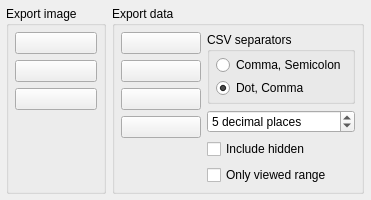
          <widget class="QWidget" name="CSV">
           <attribute name="icon">
            <iconset resource="../../resources.qrc">
             <normaloff>:/images/icons/export.png</normaloff>:/images/icons/export.png</iconset>
           </attribute>
           <attribute name="title">
            <string/>
           </attribute>
           <layout class="QHBoxLayout" name="horizontalLayout_29" stretch="0,0,100">
            <property name="leftMargin">
             <number>6</number>
            </property>
            <property name="topMargin">
             <number>6</number>
            </property>
            <property name="rightMargin">
             <number>6</number>
            </property>
            <property name="bottomMargin">
             <number>6</number>
            </property>
            <item>
             <widget class="QGroupBox" name="groupBox_4">
              <property name="title">
               <string>Export image</string>
              </property>
              <layout class="QVBoxLayout" name="verticalLayout_4">
               <property name="leftMargin">
                <number>6</number>
               </property>
               <property name="topMargin">
                <number>6</number>
               </property>
               <property name="rightMargin">
                <number>6</number>
               </property>
               <property name="bottomMargin">
                <number>6</number>
               </property>
               <item>
                <widget class="QPushButton" name="pushButtonPlotImage">
                 <property name="minimumSize">
                  <size>
                   <width>80</width>
                   <height>0</height>
                  </size>
                 </property>
                 <property name="toolTip">
                  <string>Main plot</string>
                 </property>
                 <property name="text">
                  <string/>
                 </property>
                 <property name="icon">
                  <iconset resource="../../resources.qrc">
                   <normaloff>:/images/icons/spread.png</normaloff>:/images/icons/spread.png</iconset>
                 </property>
                 <property name="iconSize">
                  <size>
                   <width>30</width>
                   <height>30</height>
                  </size>
                 </property>
                </widget>
               </item>
               <item>
                <widget class="QPushButton" name="pushButtonXYImage">
                 <property name="toolTip">
                  <string>XY plot</string>
                 </property>
                 <property name="text">
                  <string/>
                 </property>
                 <property name="icon">
                  <iconset resource="../../resources.qrc">
                   <normaloff>:/images/icons/xyChannel.png</normaloff>:/images/icons/xyChannel.png</iconset>
                 </property>
                 <property name="iconSize">
                  <size>
                   <width>30</width>
                   <height>30</height>
                  </size>
                 </property>
                </widget>
               </item>
               <item>
                <widget class="QPushButton" name="pushButtonFFTImage">
                 <property name="text">
                  <string/>
                 </property>
                 <property name="icon">
                  <iconset resource="../../resources.qrc">
                   <normaloff>:/images/icons/fft.png</normaloff>:/images/icons/fft.png</iconset>
                 </property>
                 <property name="iconSize">
                  <size>
                   <width>30</width>
                   <height>30</height>
                  </size>
                 </property>
                </widget>
               </item>
               <item>
                <spacer name="verticalSpacer_2">
                 <property name="orientation">
                  <enum>Qt::Vertical</enum>
                 </property>
                 <property name="sizeHint" stdset="0">
                  <size>
                   <width>20</width>
                   <height>39</height>
                  </size>
                 </property>
                </spacer>
               </item>
              </layout>
             </widget>
            </item>
            <item>
             <widget class="QGroupBox" name="groupBox_5">
              <property name="title">
               <string>Export data</string>
              </property>
              <layout class="QHBoxLayout" name="horizontalLayout_20">
               <property name="leftMargin">
                <number>6</number>
               </property>
               <property name="topMargin">
                <number>6</number>
               </property>
               <property name="rightMargin">
                <number>6</number>
               </property>
               <property name="bottomMargin">
                <number>6</number>
               </property>
               <item>
                <layout class="QVBoxLayout" name="verticalLayout_36">
                 <item>
                  <widget class="QPushButton" name="pushButtonAllCSV">
                   <property name="minimumSize">
                    <size>
                     <width>80</width>
                     <height>0</height>
                    </size>
                   </property>
                   <property name="toolTip">
                    <string>Export all</string>
                   </property>
                   <property name="text">
                    <string/>
                   </property>
                   <property name="icon">
                    <iconset resource="../../resources.qrc">
                     <normaloff>:/images/icons/spread.png</normaloff>:/images/icons/spread.png</iconset>
                   </property>
                   <property name="iconSize">
                    <size>
                     <width>30</width>
                     <height>30</height>
                    </size>
                   </property>
                  </widget>
                 </item>
                 <item>
                  <widget class="QPushButton" name="pushButtonCSVXY">
                   <property name="enabled">
                    <bool>true</bool>
                   </property>
                   <property name="toolTip">
                    <string>Export XY</string>
                   </property>
                   <property name="text">
                    <string/>
                   </property>
                   <property name="icon">
                    <iconset resource="../../resources.qrc">
                     <normaloff>:/images/icons/xyChannel.png</normaloff>:/images/icons/xyChannel.png</iconset>
                   </property>
                   <property name="iconSize">
                    <size>
                     <width>30</width>
                     <height>30</height>
                    </size>
                   </property>
                  </widget>
                 </item>
                 <item>
                  <widget class="QPushButton" name="pushButtonCSVFFT">
                   <property name="text">
                    <string/>
                   </property>
                   <property name="icon">
                    <iconset resource="../../resources.qrc">
                     <normaloff>:/images/icons/fft.png</normaloff>:/images/icons/fft.png</iconset>
                   </property>
                   <property name="iconSize">
                    <size>
                     <width>30</width>
                     <height>30</height>
                    </size>
                   </property>
                  </widget>
                 </item>
                 <item>
                  <widget class="QPushButton" name="pushButtonSelectedCSV">
                   <property name="toolTip">
                    <string>&lt;html&gt;&lt;head/&gt;&lt;body&gt;&lt;p&gt;Export selected channel&lt;/p&gt;&lt;/body&gt;&lt;/html&gt;</string>
                   </property>
                   <property name="text">
                    <string/>
                   </property>
                   <property name="icon">
                    <iconset resource="../../resources.qrc">
                     <normaloff>:/images/icons/singleChannel.png</normaloff>:/images/icons/singleChannel.png</iconset>
                   </property>
                   <property name="iconSize">
                    <size>
                     <width>30</width>
                     <height>30</height>
                    </size>
                   </property>
                  </widget>
                 </item>
                 <item>
                  <spacer name="verticalSpacer_11">
                   <property name="orientation">
                    <enum>Qt::Vertical</enum>
                   </property>
                   <property name="sizeHint" stdset="0">
                    <size>
                     <width>20</width>
                     <height>40</height>
                    </size>
                   </property>
                  </spacer>
                 </item>
                </layout>
               </item>
               <item>
                <layout class="QVBoxLayout" name="verticalLayout_30">
                 <property name="spacing">
                  <number>6</number>
                 </property>
                 <item>
                  <widget class="QGroupBox" name="groupBox_10">
                   <property name="title">
                    <string>CSV separators</string>
                   </property>
                   <layout class="QVBoxLayout" name="verticalLayout_15">
                    <property name="spacing">
                     <number>3</number>
                    </property>
                    <property name="leftMargin">
                     <number>6</number>
                    </property>
                    <property name="topMargin">
                     <number>3</number>
                    </property>
                    <property name="rightMargin">
                     <number>6</number>
                    </property>
                    <property name="bottomMargin">
                     <number>3</number>
                    </property>
                    <item>
                     <widget class="QRadioButton" name="radioButtonCSVComma">
                      <property name="toolTip">
                       <string>&lt;html&gt;&lt;head/&gt;&lt;body&gt;&lt;p&gt;Decimal comma, values separated by semicolon&lt;/p&gt;&lt;/body&gt;&lt;/html&gt;</string>
                      </property>
                      <property name="text">
                       <string>Comma, Semicolon</string>
                      </property>
                     </widget>
                    </item>
                    <item>
                     <widget class="QRadioButton" name="radioButtonCSVDot">
                      <property name="toolTip">
                       <string>&lt;html&gt;&lt;head/&gt;&lt;body&gt;&lt;p&gt;Decimal dot, values separated by comma&lt;/p&gt;&lt;/body&gt;&lt;/html&gt;</string>
                      </property>
                      <property name="text">
                       <string>Dot, Comma</string>
                      </property>
                      <property name="checked">
                       <bool>true</bool>
                      </property>
                     </widget>
                    </item>
                   </layout>
                  </widget>
                 </item>
                 <item>
                  <spacer name="verticalSpacer_3">
                   <property name="orientation">
                    <enum>Qt::Vertical</enum>
                   </property>
                   <property name="sizeHint" stdset="0">
                    <size>
                     <width>20</width>
                     <height>0</height>
                    </size>
                   </property>
                  </spacer>
                 </item>
                 <item>
                  <widget class="QSpinBox" name="spinBoxCSVPrecision">
                   <property name="suffix">
                    <string> decimal places</string>
                   </property>
                   <property name="prefix">
                    <string/>
                   </property>
                   <property name="maximum">
                    <number>10</number>
                   </property>
                   <property name="value">
                    <number>5</number>
                   </property>
                  </widget>
                 </item>
                 <item>
                  <widget class="QCheckBox" name="checkBoxCSVIncludeHidden">
                   <property name="text">
                    <string>Include hidden</string>
                   </property>
                  </widget>
                 </item>
                 <item>
                  <widget class="QCheckBox" name="checkBoxCSVVRO">
                   <property name="text">
                    <string>Only viewed range</string>
                   </property>
                  </widget>
                 </item>
                </layout>
               </item>
              </layout>
             </widget>
            </item>
            <item>
             <spacer name="horizontalSpacer_6">
              <property name="orientation">
               <enum>Qt::Horizontal</enum>
              </property>
              <property name="sizeHint" stdset="0">
               <size>
                <width>1</width>
                <height>1</height>
               </size>
              </property>
             </spacer>
            </item>
           </layout>
          </widget>
